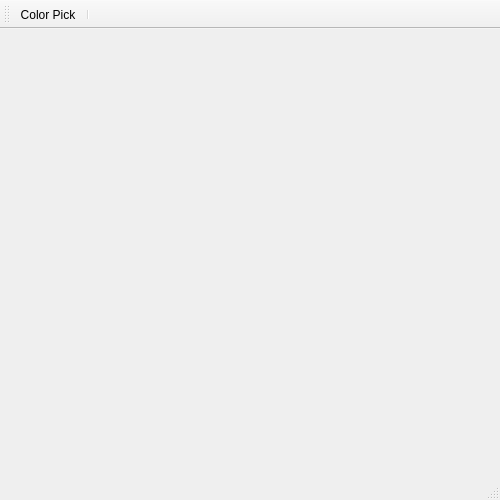
<?xml version="1.0" encoding="UTF-8"?>
<ui version="4.0">
 <class>MainWindow</class>
 <widget class="QMainWindow" name="MainWindow">
  <property name="geometry">
   <rect>
    <x>0</x>
    <y>0</y>
    <width>500</width>
    <height>500</height>
   </rect>
  </property>
  <property name="windowTitle">
   <string>MainWindow</string>
  </property>
  <widget class="QWidget" name="centralWidget"/>
  <widget class="QMenuBar" name="menuBar">
   <property name="geometry">
    <rect>
     <x>0</x>
     <y>0</y>
     <width>500</width>
     <height>22</height>
    </rect>
   </property>
  </widget>
  <widget class="QToolBar" name="mainToolBar">
   <attribute name="toolBarArea">
    <enum>TopToolBarArea</enum>
   </attribute>
   <attribute name="toolBarBreak">
    <bool>false</bool>
   </attribute>
   <addaction name="actionColorPick"/>
   <addaction name="separator"/>
  </widget>
  <widget class="QStatusBar" name="statusBar"/>
  <action name="actionColorPick">
   <property name="text">
    <string>Color Pick</string>
   </property>
   <property name="toolTip">
    <string>Choose a color</string>
   </property>
  </action>
 </widget>
 <layoutdefault spacing="6" margin="11"/>
 <resources/>
 <connections>
  <connection>
   <sender>actionColorPick</sender>
   <signal>triggered()</signal>
   <receiver>MainWindow</receiver>
   <slot>colorPickTriggered()</slot>
   <hints>
    <hint type="sourcelabel">
     <x>-1</x>
     <y>-1</y>
    </hint>
    <hint type="destinationlabel">
     <x>236</x>
     <y>202</y>
    </hint>
   </hints>
  </connection>
 </connections>
 <slots>
  <slot>colorPickTriggered()</slot>
 </slots>
</ui>
